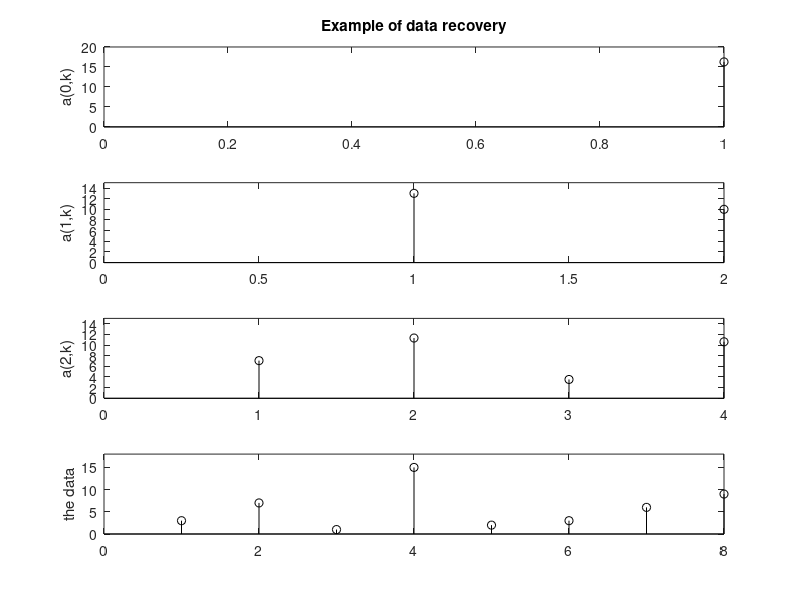

This figure's MATLAB source:
% recover data set from Haar wavelet transform

%the wavelet transform data:
wty=[16.2635,2.1213,-3.0000,-5.0000,-2.8284,-9.8995,-0.7071,-2.1213];

K=3; %exponent, 8=2^3, for 8 samples
J=K+1; %to adapt to MATLAB indexing
y=wty; %space for the recovered data
a=zeros(J,(2^K)); %space for coefficients

m=1;
a(1,1)=y(1);
for n=1:K,
   a(n+1,1:2:(2*m-1))=(a(n,1:m)+y((1+m):(2*m)))/sqrt(2);
   a(n+1,2:2:(2*m))=(a(n,1:m)-y((1+m):(2*m)))/sqrt(2);
   m=m*2;
end;
y=a(4,1:8); %the recovered data

subplot(4,1,1)
stem(a(1,1),'k'); hold on; %the a(0,k) coefficients
axis([0 1 0 20]); ylabel('a(0,k)');
title('Example of data recovery');

subplot(4,1,2)
stem(a(2,1:2),'k'); hold on; %the a(1,k) coefficients
axis([0 2 0 15]); ylabel('a(1,k)');

subplot(4,1,3)
stem(a(3,1:4),'k'); hold on; %the a(2,k) coefficients
axis([0 4 0 15]); ylabel('a(2,k)');

subplot(4,1,4)
stem(y,'k'); hold on; %the data
axis([0 8 0 18]);
ylabel('the data');

a
